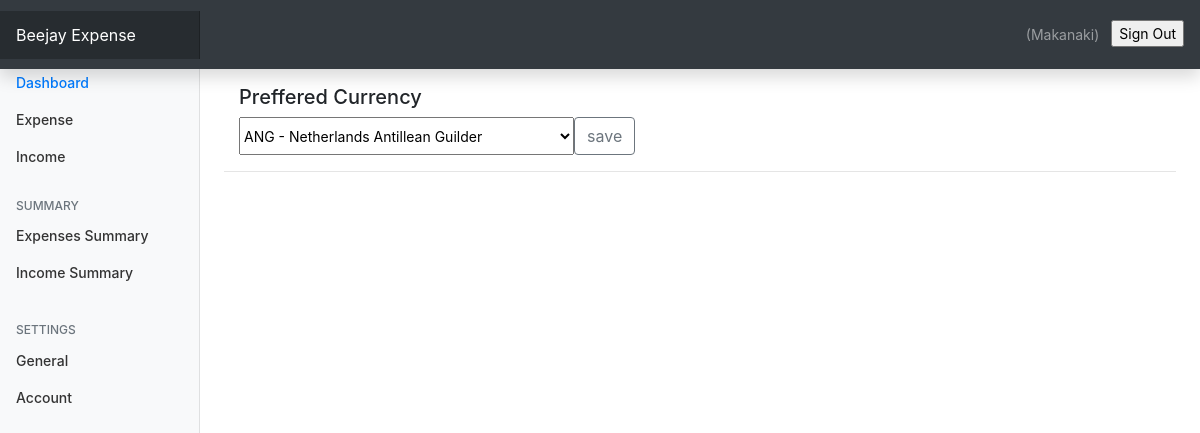
Before: /preferences/preference (signed in) with the older database file.
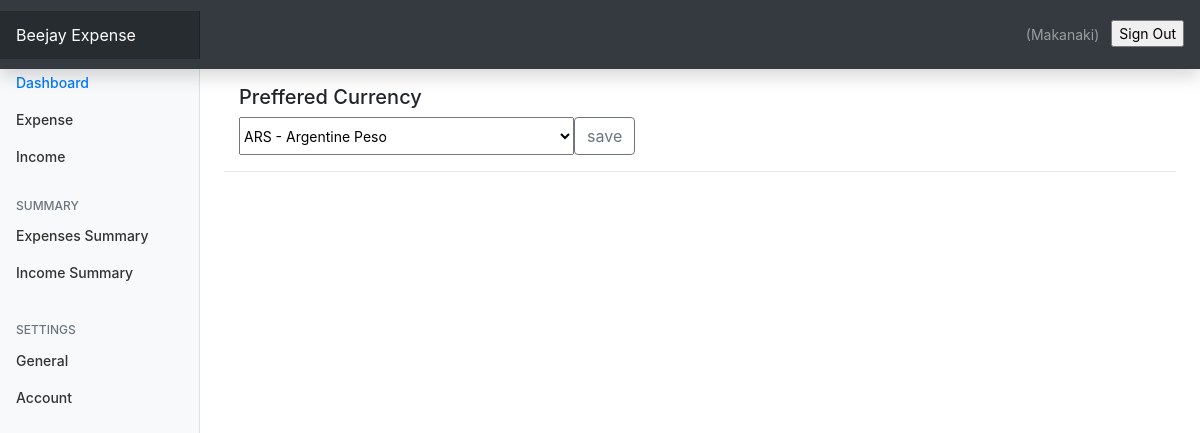
After: the same page with the newer database file.
### userpreferences/models.py (models this page shows, shortened)
class UserPreference(models.Model):
    user = models.OneToOneField(to=User, on_delete=models.CASCADE)
    currency = models.CharField(max_length=255, blank=True, null=True)

### userpreferences/views.py (the view, shortened to what this page needs)
# urls.py: path('', views.index, name='index'),
def index(request):
    currency_data = []
    file_path = os.path.join(settings.BASE_DIR, 'currencies.json')
    with open(file_path, 'r') as json_file:
        data = json.load(json_file)
        for k,v in data.items():
                currency_data.append({ 'name': k, 'value': v })
    exists = UserPreference.objects.filter(user = request.user).exists()
    user_preferences = None
    if exists:
        user_preferences = UserPreference.objects.get(user = request.user)
    if request.method == 'GET':
        return render(request, 'preferences/index.html', { 'currencies': currency_data, 'user_preferences': user_preferences })

### templates/preferences/index.html (shortened to what this page needs)
{% extends 'base.html' %}
{% block content %}
<div class='container mt-3'>
	<h5>Preffered Currency</h5>
	<form action='{% url 'preferences' %}' method='post'>
	<div class="input-group">
  <select name='currency' class="form-select" id="inputGroupSelect04" aria-label="Example select with button addon">
	  {% if user_preferences.currency %}
	  <option name='currency' value="{{ user_preferences.currency }}" selected>{{ user_preferences.currency }}</option>
	  {% endif %}
 </select>
 <input class="btn btn-outline-secondary" type="submit" value="save" />
</div>
	</form>
</div>
	<hr />
{% endblock content %}

Changed rows visible on the page:
changed UserPreference: currency "ANG - Netherlands Antillean Guilder" → "ARS - Argentine Peso"
